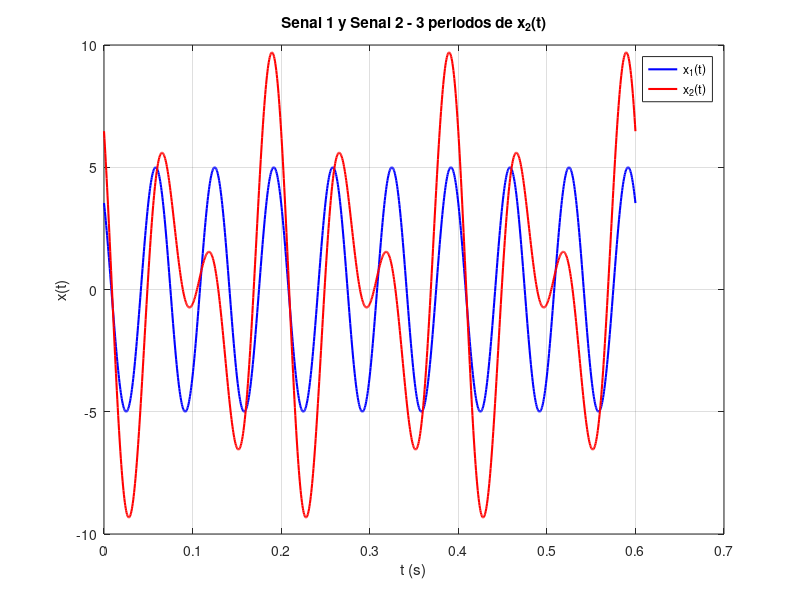
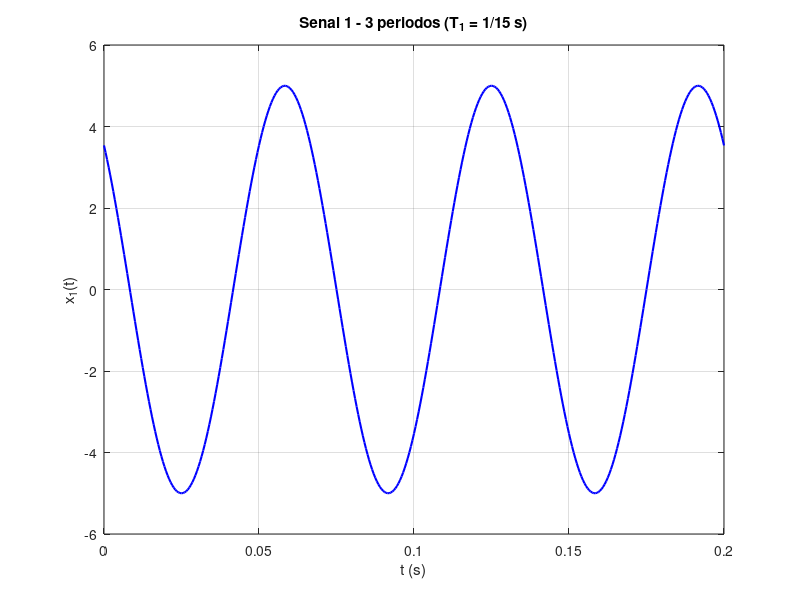
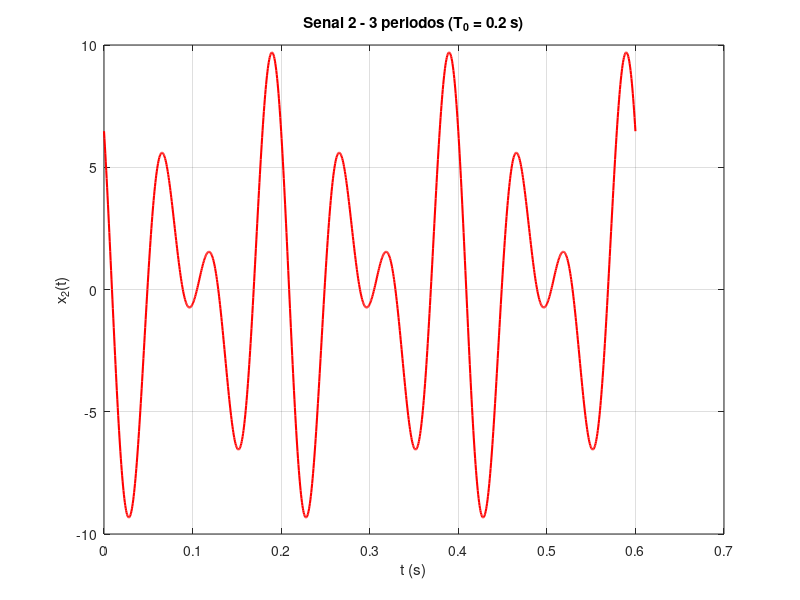

Here is the MATLAB script that generated these plots, in order:
% ETN1015 - Ejercicio 1
clear; clc; close all;

T1 = 1/15;
T0 = 0.2;
dt = 0.0005;

x1 = @(t) 5*cos(2*pi*15*t + 0.25*pi);
x2 = @(t) 5*cos(2*pi*15*t + 0.25*pi) + 5*cos(2*pi*10*t + 0.3*pi);

% Comparacion general
t_comp = 0:dt:3*T0;
figure(1);
plot(t_comp, x1(t_comp), 'b', 'LineWidth', 1.5); hold on;
plot(t_comp, x2(t_comp), 'r', 'LineWidth', 1.5);
xlabel('t (s)'); ylabel('x(t)');
title('Senal 1 y Senal 2 - 3 periodos de x_2(t)');
legend('x_1(t)', 'x_2(t)'); grid on; hold off;

% Senal 1 - 3 periodos
t_x1 = 0:dt:3*T1;
figure(2);
plot(t_x1, x1(t_x1), 'b', 'LineWidth', 1.5);
xlabel('t (s)'); ylabel('x_1(t)');
title('Senal 1 - 3 periodos (T_1 = 1/15 s)'); grid on;

% Senal 2 - 3 periodos
t_x2 = 0:dt:3*T0;
figure(3);
plot(t_x2, x2(t_x2), 'r', 'LineWidth', 1.5);
xlabel('t (s)'); ylabel('x_2(t)');
title('Senal 2 - 3 periodos (T_0 = 0.2 s)'); grid on;
